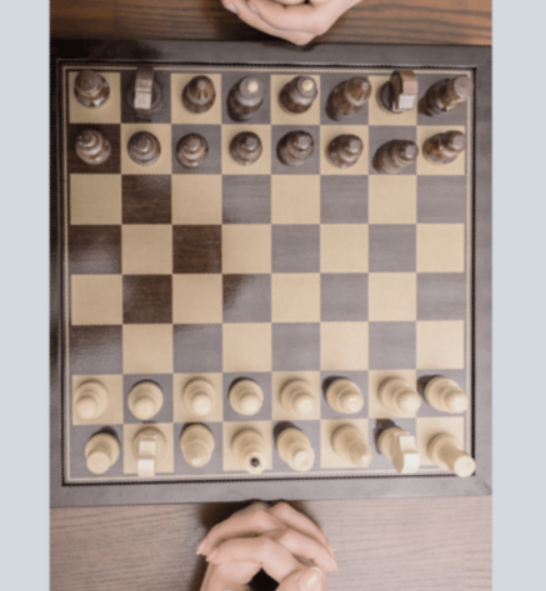
#> input picture top_3.png, 546 x 591 px, found by its file name
$ python img_slider.py
#> lines starting #> are read from the running program, lines starting #| are printed output that depends on the picture
import matplotlib.pyplot as plt
import numpy as np
from matplotlib.widgets import Slider, Button, RadioButtons
import cv2 as cv


img = cv.imread('top_3.png', -1)
#> img is the input picture: shape (591, 546, 4); mean B, G, R, A 144, 152.1, 166.4, 255
# cv.imshow('image', img)
img = cv.cvtColor(img, cv.COLOR_BGR2RGB)
#> img: shape (591, 546, 3)


fig = plt.figure()
ax = fig.add_subplot(1,2,1)
bx = fig.add_subplot(2,2,1)
cx = fig.add_subplot(3,2,1)
dx = fig.add_subplot(4,2,1)
fig.subplots_adjust(bottom=0.5)
min0 = 0
max0 = 25000

im1 = ax.imshow(img)
im2 = bx.imshow(img)
im2 = cx.imshow(img)
im2 = dx.imshow(img)
fig.colorbar(im1)


axmin = plt.axes([0.1,0.1,0.2,0.05])
axmax  = plt.axes([0.5,0.1,0.2,0.05])

smin = Slider(axmin, 'Min', 0, 30000)
smax = Slider(axmax, 'Max', 0, 30000)

def update(val):
    im1.set_clim([smin.val,smax.val])
    fig.canvas.draw()
smin.on_changed(update)
smax.on_changed(update)

plt.show()
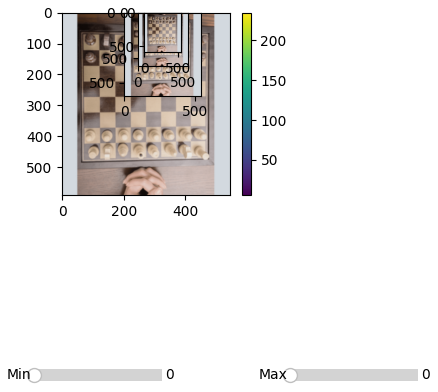
#> figure drawn by matplotlib, 7 panels
